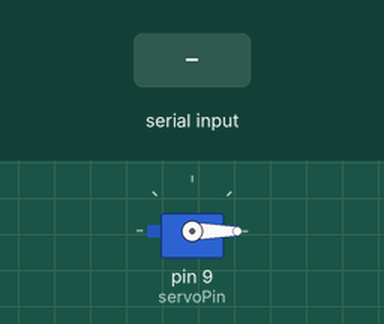
The sketch below on a simulated Arduino Uno, built with avr-gcc and run on an emulated ATmega328P. On the bench: servo. The inputs (shaded band) are chosen by the test bench.

Above: at 1.2 s.
1.3 s: "<90,45>" received over Serial
At 1.7 s:
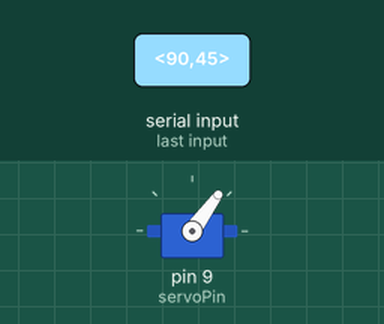
2.8 s: "<30,150>" received over Serial
At 4.0 s:
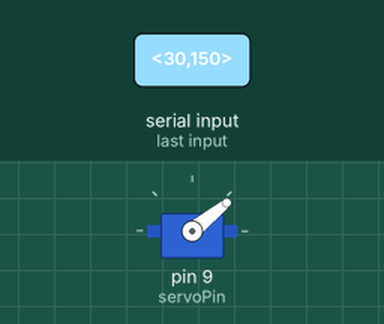
4.3 s: "<90>" received over Serial
At 5.1 s:
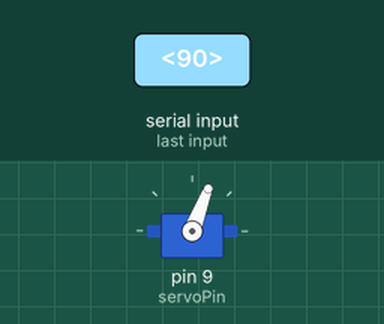
5.8 s: "<200>" received over Serial
At 6.2 s:
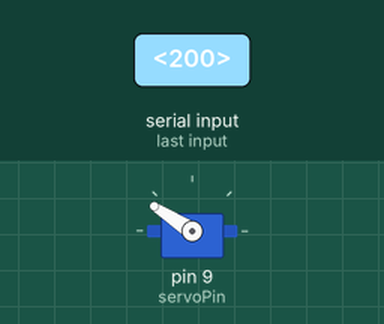
7.3 s: "<90,45>" received over Serial
At 8.5 s:
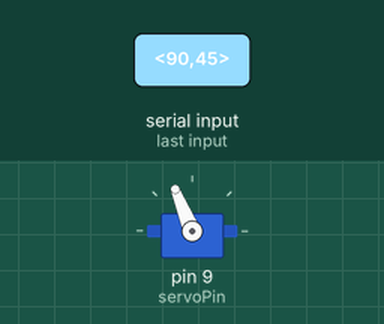
8.8 s: "<200>" received over Serial
At 9.6 s:
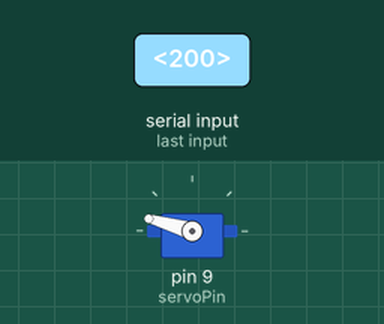
Timing chart, 0 to 11.3 s (numbered marks = the images above; inputs shaded):
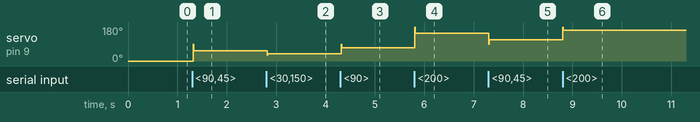

Measured:
- after the input at 1.3 s, servo on pin 9 (servoPin): 0° → 54° at once
- after the input at 2.8 s, servo on pin 9 (servoPin): 54° → 39° at once
- after the input at 4.3 s, servo on pin 9 (servoPin): 39° → 69° at once
- after the input at 5.8 s, servo on pin 9 (servoPin): 69° → 147° at once
- after the input at 7.3 s, servo on pin 9 (servoPin): 147° → 112° at once
- after the input at 8.8 s, servo on pin 9 (servoPin): 112° → 164° at once

The sketch:

Blum_9_Servo_MultiDigit_with_Filter.ino
```cpp
//Note: SoftwareSerial does not work due to timer issues.


#include <Servo.h>
//#include <SoftwareSerial.h>
//SoftwareSerial XBee(2,3);
int servoPin = 9;
Servo myServo;
bool startReading = false;
bool endReading = false;
char incomingByte;
char msg[3];
byte index = 0;
int pos;
int startPos;

void setup() {
  Serial.begin(9600);
  //XBee.begin(9600);
  myServo.attach(servoPin);
  startPos = readXBee();
}

void loop() {
  readXBee();
  //Serial.println(pos);
  myServo.write(pos);
  filter(startPos);
  startPos = pos;
  delay(10);
}

int readXBee() {
  while(Serial.available() > 0) {
    incomingByte = Serial.read();
    if (incomingByte == '<') {
      //Serial.println(incomingByte);
      startReading = true;
      index = 0;
      msg[index] = '\0';
    }
    else if (incomingByte == '>') {
      //Serial.println(incomingByte);
      endReading = true;
      break;
    }
    else if (index < 4) {
      msg[index] = incomingByte;
      index++;
      msg[index] = '\0';
    }
  }

  if(startReading && endReading) {
    pos = atoi(msg);
    //Serial.println(pos);
    index = 0;
    msg[index] = '\0';
    startReading = false;
    endReading = false;
  }
  return pos;
}

int filter(int lastPos) {
  float alpha = 0.6;
  pos = alpha * pos + (1-alpha) * lastPos;
  return pos;
}
```
